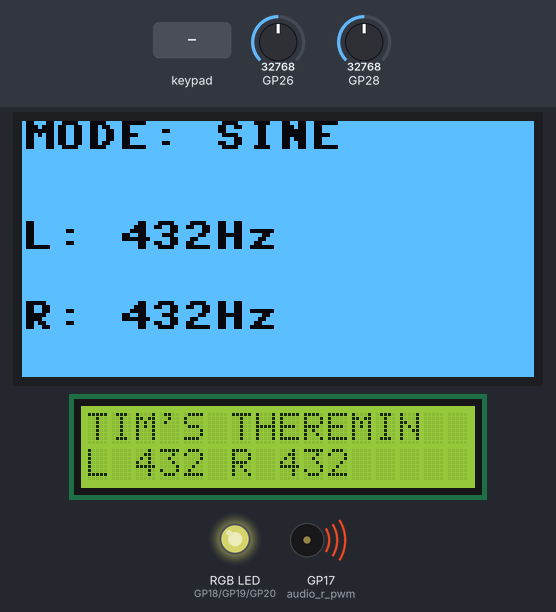
The program below on a simulated Raspberry Pi Pico running MicroPython. Parts: 128×64 one-colour display, 16×2 character LCD, an RGB LED mixed from three pins (HIGH = lit), buzzer (waves = sounding). The test bench sets the inputs (shaded band); at power-on: GP26 = 32768, GP28 = 32768 (analog values on the 0–65535 scale). Dim RGB values are drawn brighter than linear; the interpreter's speed is modelled, so counts of loop turns are approximate; threads take turns every 2 ms; library files of the repository ran but are not shown: ssd1306.py; pins used as bus, display or sensor lines are not drawn.

Above: at 1.3 s.
1.4 s: keypad keys 1 2 pressed 0.4 s apart
At 3.0 s:
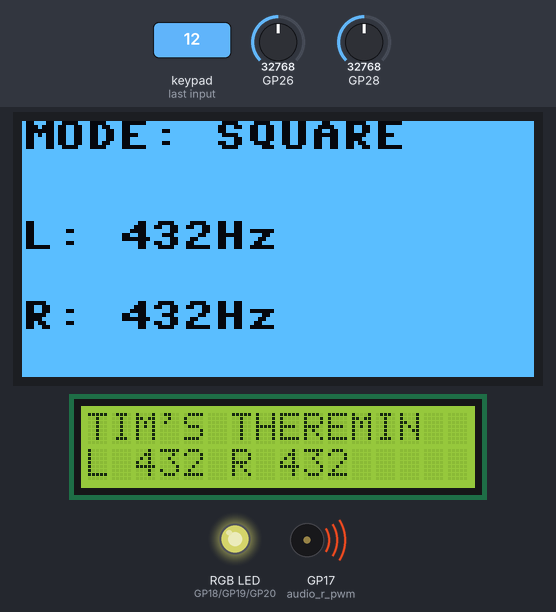
3.7 s: GP26 set to 0
At 4.3 s:
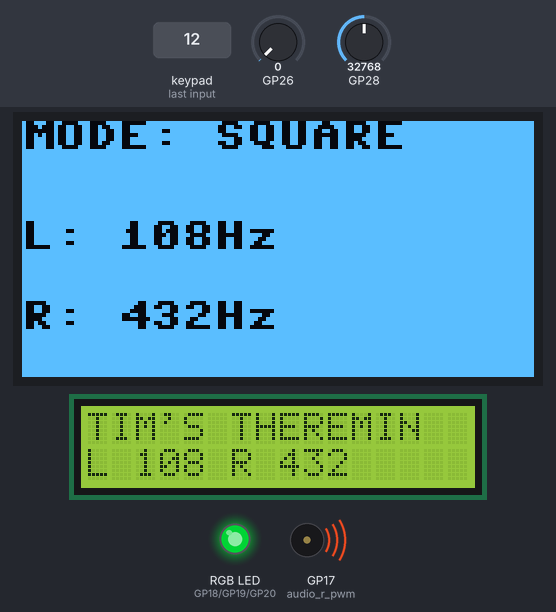
5.5 s: GP28 set to 0
At 6.5 s:
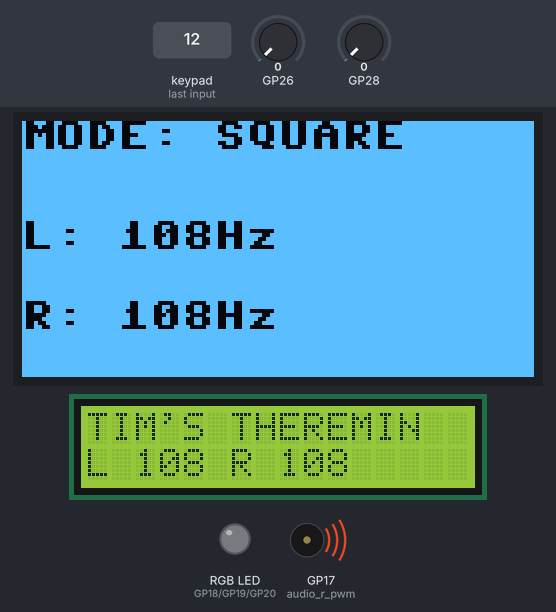
Timing chart, 0 to 8.5 s (numbered marks = the images above; inputs shaded):
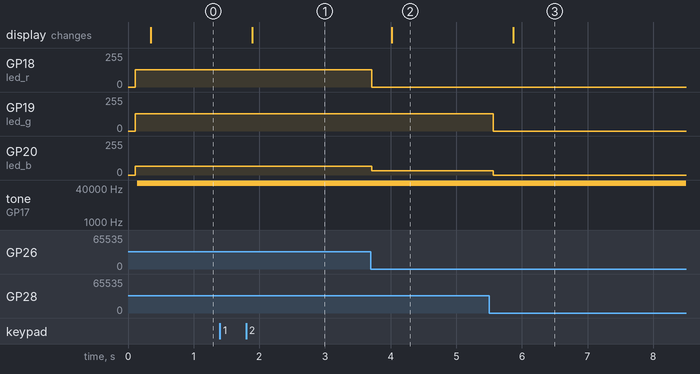

The program:

theremin1.py
```python
# **************************************************************************
# Project: Tim's Theremin (Lyttle reSearch Unified)
# File:    main.py
# Date:    2026-05-10
# Time:    19:30:00
# Compiled on: 2026-05-10 19:30:00
# Description: Multi-Tone Engine with Keypad Control & Dual Displays
# **************************************************************************

import machine
import utime
import math
import _thread

# --- 1. PIN MAPPING ---
i2c = machine.I2C(0, sda=machine.Pin(4), scl=machine.Pin(5), freq=400000)
audio_l_pwm = machine.PWM(machine.Pin(16))
audio_r_pwm = machine.PWM(machine.Pin(17))

# RGB LED
led_r = machine.PWM(machine.Pin(18))
led_g = machine.PWM(machine.Pin(19))
led_b = machine.PWM(machine.Pin(20))
for p in [led_r, led_g, led_b]: p.freq(1000)

# Keypad Matrix (Rows: 6-9, Cols: 10-13)
row_pins = [machine.Pin(p, machine.Pin.OUT) for p in [6, 7, 8, 9]]
col_pins = [machine.Pin(p, machine.Pin.IN, machine.Pin.PULL_DOWN) for p in [10, 11, 12, 13]]
key_map = [["1","2","3","A"],["4","5","6","B"],["7","8","9","C"],["*","0","#","D"]]

# --- 2. SHARED STATE ---
state = {
    "f_l": 432.0, "f_r": 432.0,
    "wave": 0, # 0:Sine, 1:Square, 2:Saw, 3:Tri
    "ready": False
}

# --- 3. AUDIO WORKER (CORE 1) ---
def audio_worker():
    global state
    while not state["ready"]: utime.sleep_ms(20)
    audio_l_pwm.freq(100000); audio_r_pwm.freq(100000)
    p_l = 0.0; p_r = 0.0
    while True:
        p_l = (p_l + (2 * math.pi * state["f_l"] / 11025)) % (2 * math.pi)
        p_r = (p_r + (2 * math.pi * state["f_r"] / 11025)) % (2 * math.pi)

        w = state["wave"]
        if w == 1: # SQUARE
            s_l = 0.6 if p_l < math.pi else -0.6
            s_r = 0.6 if p_r < math.pi else -0.6
        elif w == 2: # SAW
            s_l = (p_l / math.pi) - 1.0
            s_r = (p_r / math.pi) - 1.0
        elif w == 3: # TRI
            s_l = (abs((p_l / math.pi) - 1.0) * 2.0) - 1.0
            s_r = (abs((p_r / math.pi) - 1.0) * 2.0) - 1.0
        else: # SINE
            s_l, s_r = math.sin(p_l), math.sin(p_r)

        audio_l_pwm.duty_u16(int(32768 + (s_l * 24000)))
        audio_r_pwm.duty_u16(int(32768 + (s_r * 24000)))

_thread.start_new_thread(audio_worker, ())

# --- 4. HARDWARE INIT ---
HAS_OLED = False
try:
    import ssd1306
    oled = ssd1306.SSD1306_I2C(128, 64, i2c)
    oled.write_cmd(0xA1); oled.write_cmd(0xC8); oled.invert(1)
    HAS_OLED = True
except: print("OLED Missing")

try:
    from machine_i2c_lcd import I2cLcd
    lcd = I2cLcd(i2c, 0x27, 2, 16)
    lcd.clear()
    lcd.putstr("TIM'S THEREMIN\nINIT COMPLETE")
    HAS_1602 = True
except: HAS_1602 = False

def get_key():
    for r in range(4):
        row_pins[r].value(1)
        for c in range(4):
            if col_pins[c].value():
                row_pins[r].value(0)
                return key_map[r][c]
        row_pins[r].value(0)
    return None

state["ready"] = True

# --- 5. MAIN LOOP ---
while True:
    # 1. Update Frequencies
    raw_l, raw_r = machine.ADC(26).read_u16(), machine.ADC(28).read_u16()
    state["f_l"] = 108.0 * (math.pow(16.0, (raw_l / 65535)))
    state["f_r"] = 108.0 * (math.pow(16.0, (raw_r / 65535)))

    # 2. RGB Visuals
    led_r.duty_u16(raw_l); led_g.duty_u16(raw_r); led_b.duty_u16(int((raw_l+raw_r)/4))

    # 3. Keypad Input (Wave Selection)
    key = get_key()
    if key == "1": state["wave"] = 0 # Sine
    if key == "2": state["wave"] = 1 # Square
    if key == "3": state["wave"] = 2 # Saw
    if key == "4": state["wave"] = 3 # Tri

    # 4. Display Updates
    wave_names = ["SINE", "SQUARE", "SAW", "TRI"]
    if HAS_OLED:
        oled.fill(0)
        oled.text(f"MODE: {wave_names[state['wave']]}", 0, 0)
        oled.text(f"L: {int(state['f_l'])}Hz", 0, 25)
        oled.text(f"R: {int(state['f_r'])}Hz", 0, 45)
        oled.show()

    # 5. DRAW TO 1602 LCD
    if HAS_1602:
        lcd.move_to(0, 1)
        lcd.putstr(f"L{int(state['f_l']):4} R{int(state['f_r']):4}  ")

    utime.sleep(0.05)
```

Measured:
- after the input at 1.4 s, the display: changes after 0.49 s (image 1)
- after the input at 3.7 s, GP18 (led_r): 128/255 → 0/255 at once; GP20 (led_b): 64/255 → 32/255 at once; the display: changes after 0.32 s (image 2)
- after the input at 5.5 s, GP19 (led_g): 128/255 → 0/255 after 0.07 s; GP20 (led_b): 32/255 → 0/255 after 0.07 s; the display: changes after 0.37 s (image 3)
